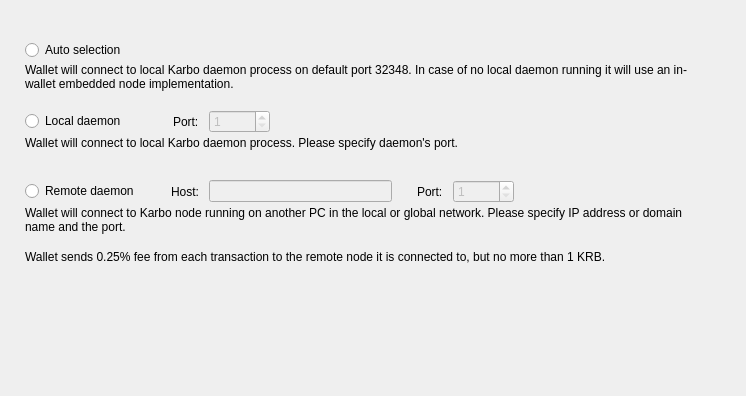
<?xml version="1.0" encoding="UTF-8"?>
<ui version="4.0">
 <class>ConnectionOptionsFrame</class>
 <widget class="QFrame" name="ConnectionOptionsFrame">
  <property name="geometry">
   <rect>
    <x>0</x>
    <y>0</y>
    <width>746</width>
    <height>396</height>
   </rect>
  </property>
  <property name="windowTitle">
   <string>Frame</string>
  </property>
  <property name="frameShape">
   <enum>QFrame::NoFrame</enum>
  </property>
  <property name="frameShadow">
   <enum>QFrame::Raised</enum>
  </property>
  <layout class="QVBoxLayout" name="verticalLayout_5">
   <property name="spacing">
    <number>0</number>
   </property>
   <property name="leftMargin">
    <number>25</number>
   </property>
   <property name="topMargin">
    <number>40</number>
   </property>
   <property name="rightMargin">
    <number>49</number>
   </property>
   <item>
    <widget class="QWidget" name="widget" native="true">
     <property name="sizePolicy">
      <sizepolicy hsizetype="Preferred" vsizetype="Fixed">
       <horstretch>0</horstretch>
       <verstretch>0</verstretch>
      </sizepolicy>
     </property>
     <property name="minimumSize">
      <size>
       <width>0</width>
       <height>70</height>
      </size>
     </property>
     <property name="maximumSize">
      <size>
       <width>16777215</width>
       <height>70</height>
      </size>
     </property>
     <layout class="QVBoxLayout" name="verticalLayout" stretch="0,1">
      <property name="spacing">
       <number>3</number>
      </property>
      <property name="leftMargin">
       <number>0</number>
      </property>
      <property name="topMargin">
       <number>0</number>
      </property>
      <property name="rightMargin">
       <number>0</number>
      </property>
      <property name="bottomMargin">
       <number>0</number>
      </property>
      <item>
       <widget class="QRadioButton" name="m_autoRadio">
        <property name="text">
         <string>Auto selection</string>
        </property>
        <attribute name="buttonGroup">
         <string notr="true">m_connectionButtonGroup</string>
        </attribute>
       </widget>
      </item>
      <item alignment="Qt::AlignTop">
       <widget class="WalletGui::WalletSmallGrayTextLabel" name="m_autoHelperLabel">
        <property name="text">
         <string>Wallet will connect to local Karbo daemon process on default port 32348. In case of no local daemon running it will use an in-wallet embedded node implementation.</string>
        </property>
        <property name="alignment">
         <set>Qt::AlignLeading|Qt::AlignLeft|Qt::AlignTop</set>
        </property>
        <property name="wordWrap">
         <bool>true</bool>
        </property>
        <property name="indent">
         <number>0</number>
        </property>
       </widget>
      </item>
     </layout>
    </widget>
   </item>
   <item>
    <widget class="QWidget" name="widget_3" native="true">
     <property name="sizePolicy">
      <sizepolicy hsizetype="Preferred" vsizetype="Fixed">
       <horstretch>0</horstretch>
       <verstretch>0</verstretch>
      </sizepolicy>
     </property>
     <property name="minimumSize">
      <size>
       <width>0</width>
       <height>70</height>
      </size>
     </property>
     <property name="maximumSize">
      <size>
       <width>16777215</width>
       <height>70</height>
      </size>
     </property>
     <layout class="QVBoxLayout" name="verticalLayout_3" stretch="0,1">
      <property name="spacing">
       <number>3</number>
      </property>
      <property name="leftMargin">
       <number>0</number>
      </property>
      <property name="topMargin">
       <number>0</number>
      </property>
      <property name="rightMargin">
       <number>0</number>
      </property>
      <property name="bottomMargin">
       <number>0</number>
      </property>
      <item>
       <layout class="QHBoxLayout" name="horizontalLayout">
        <property name="spacing">
         <number>10</number>
        </property>
        <item>
         <widget class="QRadioButton" name="m_localRadio">
          <property name="text">
           <string>Local daemon</string>
          </property>
          <attribute name="buttonGroup">
           <string notr="true">m_connectionButtonGroup</string>
          </attribute>
         </widget>
        </item>
        <item>
         <spacer name="horizontalSpacer">
          <property name="orientation">
           <enum>Qt::Horizontal</enum>
          </property>
          <property name="sizeType">
           <enum>QSizePolicy::Fixed</enum>
          </property>
          <property name="sizeHint" stdset="0">
           <size>
            <width>37</width>
            <height>20</height>
           </size>
          </property>
         </spacer>
        </item>
        <item>
         <widget class="QLabel" name="label">
          <property name="text">
           <string>Port:</string>
          </property>
         </widget>
        </item>
        <item alignment="Qt::AlignVCenter">
         <widget class="QSpinBox" name="m_localPortSpin">
          <property name="enabled">
           <bool>false</bool>
          </property>
          <property name="minimum">
           <number>1</number>
          </property>
          <property name="maximum">
           <number>65535</number>
          </property>
          <property name="value">
           <number>1</number>
          </property>
         </widget>
        </item>
        <item>
         <spacer name="horizontalSpacer_2">
          <property name="orientation">
           <enum>Qt::Horizontal</enum>
          </property>
          <property name="sizeHint" stdset="0">
           <size>
            <width>40</width>
            <height>20</height>
           </size>
          </property>
         </spacer>
        </item>
       </layout>
      </item>
      <item alignment="Qt::AlignTop">
       <widget class="WalletGui::WalletSmallGrayTextLabel" name="m_localHelperLabel">
        <property name="text">
         <string>Wallet will connect to local Karbo daemon process. Please specify daemon's port.</string>
        </property>
        <property name="alignment">
         <set>Qt::AlignLeading|Qt::AlignLeft|Qt::AlignTop</set>
        </property>
        <property name="wordWrap">
         <bool>true</bool>
        </property>
        <property name="indent">
         <number>0</number>
        </property>
       </widget>
      </item>
     </layout>
    </widget>
   </item>
   <item>
    <widget class="QWidget" name="widget_4" native="true">
     <property name="sizePolicy">
      <sizepolicy hsizetype="Preferred" vsizetype="Fixed">
       <horstretch>0</horstretch>
       <verstretch>0</verstretch>
      </sizepolicy>
     </property>
     <property name="minimumSize">
      <size>
       <width>0</width>
       <height>70</height>
      </size>
     </property>
     <property name="maximumSize">
      <size>
       <width>16777215</width>
       <height>70</height>
      </size>
     </property>
     <layout class="QVBoxLayout" name="verticalLayout_4" stretch="0,1">
      <property name="spacing">
       <number>3</number>
      </property>
      <property name="leftMargin">
       <number>0</number>
      </property>
      <property name="topMargin">
       <number>0</number>
      </property>
      <property name="rightMargin">
       <number>0</number>
      </property>
      <property name="bottomMargin">
       <number>0</number>
      </property>
      <item>
       <layout class="QHBoxLayout" name="horizontalLayout_2">
        <property name="spacing">
         <number>10</number>
        </property>
        <item>
         <widget class="QRadioButton" name="m_remoteRadio">
          <property name="text">
           <string>Remote daemon</string>
          </property>
          <attribute name="buttonGroup">
           <string notr="true">m_connectionButtonGroup</string>
          </attribute>
         </widget>
        </item>
        <item>
         <spacer name="horizontalSpacer_3">
          <property name="orientation">
           <enum>Qt::Horizontal</enum>
          </property>
          <property name="sizeType">
           <enum>QSizePolicy::Fixed</enum>
          </property>
          <property name="sizeHint" stdset="0">
           <size>
            <width>22</width>
            <height>20</height>
           </size>
          </property>
         </spacer>
        </item>
        <item>
         <widget class="QLabel" name="label_2">
          <property name="text">
           <string>Host:</string>
          </property>
         </widget>
        </item>
        <item>
         <widget class="QLineEdit" name="m_remoteHostEdit">
          <property name="enabled">
           <bool>false</bool>
          </property>
         </widget>
        </item>
        <item>
         <spacer name="horizontalSpacer_5">
          <property name="orientation">
           <enum>Qt::Horizontal</enum>
          </property>
          <property name="sizeType">
           <enum>QSizePolicy::Fixed</enum>
          </property>
          <property name="sizeHint" stdset="0">
           <size>
            <width>15</width>
            <height>20</height>
           </size>
          </property>
         </spacer>
        </item>
        <item>
         <widget class="QLabel" name="label_3">
          <property name="text">
           <string>Port:</string>
          </property>
         </widget>
        </item>
        <item alignment="Qt::AlignVCenter">
         <widget class="QSpinBox" name="m_remotePortSpin">
          <property name="enabled">
           <bool>false</bool>
          </property>
          <property name="minimum">
           <number>1</number>
          </property>
          <property name="maximum">
           <number>65535</number>
          </property>
          <property name="value">
           <number>1</number>
          </property>
         </widget>
        </item>
        <item>
         <spacer name="horizontalSpacer_4">
          <property name="orientation">
           <enum>Qt::Horizontal</enum>
          </property>
          <property name="sizeHint" stdset="0">
           <size>
            <width>40</width>
            <height>20</height>
           </size>
          </property>
         </spacer>
        </item>
       </layout>
      </item>
      <item alignment="Qt::AlignTop">
       <widget class="WalletGui::WalletSmallGrayTextLabel" name="m_remoteHelperLabel">
        <property name="text">
         <string>Wallet will connect to Karbo node running on another PC in the local or global network. Please specify IP address or domain name and the port.</string>
        </property>
        <property name="alignment">
         <set>Qt::AlignLeading|Qt::AlignLeft|Qt::AlignTop</set>
        </property>
        <property name="wordWrap">
         <bool>true</bool>
        </property>
        <property name="indent">
         <number>0</number>
        </property>
       </widget>
      </item>
     </layout>
    </widget>
   </item>
   <item>
    <widget class="WalletGui::WalletExtraNormalGrayTextLabel" name="label_4">
     <property name="text">
      <string>Wallet sends 0.25% fee from each transaction to the remote node it is connected to, but no more than 1 KRB.</string>
     </property>
     <property name="wordWrap">
      <bool>true</bool>
     </property>
    </widget>
   </item>
   <item>
    <spacer name="verticalSpacer">
     <property name="orientation">
      <enum>Qt::Vertical</enum>
     </property>
     <property name="sizeHint" stdset="0">
      <size>
       <width>665</width>
       <height>61</height>
      </size>
     </property>
    </spacer>
   </item>
  </layout>
 </widget>
 <customwidgets>
  <customwidget>
   <class>WalletGui::WalletSmallGrayTextLabel</class>
   <extends>QLabel</extends>
   <header>Gui/Common/WalletTextLabel.h</header>
  </customwidget>
  <customwidget>
   <class>WalletGui::WalletExtraNormalGrayTextLabel</class>
   <extends>QLabel</extends>
   <header>Gui/Common/WalletTextLabel.h</header>
  </customwidget>
 </customwidgets>
 <resources/>
 <connections>
  <connection>
   <sender>m_remoteHostEdit</sender>
   <signal>textChanged(QString)</signal>
   <receiver>ConnectionOptionsFrame</receiver>
   <slot>remoteHostNameChanged(QString)</slot>
   <hints>
    <hint type="sourcelabel">
     <x>390</x>
     <y>319</y>
    </hint>
    <hint type="destinationlabel">
     <x>372</x>
     <y>197</y>
    </hint>
   </hints>
  </connection>
  <connection>
   <sender>m_connectionButtonGroup</sender>
   <signal>buttonClicked(int)</signal>
   <receiver>ConnectionOptionsFrame</receiver>
   <slot>connectionButtonClicked(int)</slot>
   <hints>
    <hint type="sourcelabel">
     <x>-1</x>
     <y>-1</y>
    </hint>
    <hint type="destinationlabel">
     <x>372</x>
     <y>197</y>
    </hint>
   </hints>
  </connection>
  <connection>
   <sender>m_remoteRadio</sender>
   <signal>toggled(bool)</signal>
   <receiver>m_remoteHostEdit</receiver>
   <slot>setEnabled(bool)</slot>
   <hints>
    <hint type="sourcelabel">
     <x>88</x>
     <y>264</y>
    </hint>
    <hint type="destinationlabel">
     <x>312</x>
     <y>263</y>
    </hint>
   </hints>
  </connection>
  <connection>
   <sender>m_remoteRadio</sender>
   <signal>toggled(bool)</signal>
   <receiver>m_remotePortSpin</receiver>
   <slot>setEnabled(bool)</slot>
   <hints>
    <hint type="sourcelabel">
     <x>88</x>
     <y>264</y>
    </hint>
    <hint type="destinationlabel">
     <x>498</x>
     <y>263</y>
    </hint>
   </hints>
  </connection>
  <connection>
   <sender>m_localRadio</sender>
   <signal>toggled(bool)</signal>
   <receiver>m_localPortSpin</receiver>
   <slot>setEnabled(bool)</slot>
   <hints>
    <hint type="sourcelabel">
     <x>81</x>
     <y>194</y>
    </hint>
    <hint type="destinationlabel">
     <x>270</x>
     <y>193</y>
    </hint>
   </hints>
  </connection>
 </connections>
 <slots>
  <slot>remoteHostNameChanged(QString)</slot>
  <slot>connectionButtonClicked(int)</slot>
 </slots>
 <buttongroups>
  <buttongroup name="m_connectionButtonGroup"/>
 </buttongroups>
</ui>
